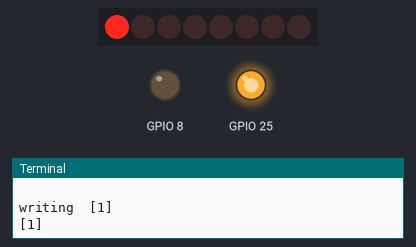
A program run on a simulated Raspberry Pi (BCM pin numbers). Parts: 8 shift-register outputs drawn as a row of LEDs (first output left, lit = HIGH), output pins drawn as LEDs (lit = HIGH), the last lines printed to the terminal.

Above: at 0.1 s.
At 8.2 s:
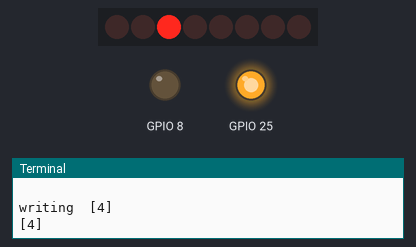
At 12.3 s:
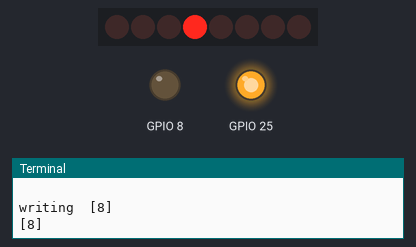
At 24.6 s:
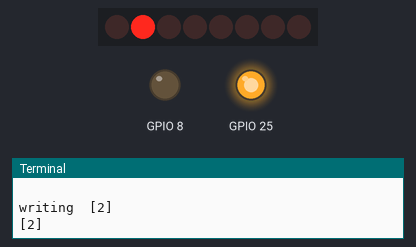
At 36.9 s:
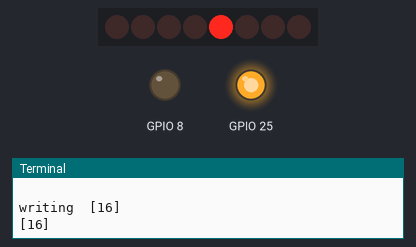
Timing chart, 0 to 40.0 s (numbered marks = the images above):
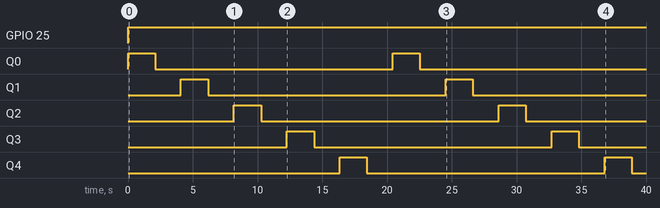

The program:

slow_cycling_through.py
```python
#!/usr/bin/env python

import time
import math

import HC595_shift_reg as shifter

reg = shifter.HC595()


# attraction mode
seq = [ [ 1, 0, 0, 0,  0, ],
        [ 0, 1, 0, 0,  0, ],
        [ 0, 0, 1, 0,  0, ],
        [ 0, 0, 0, 1,  0, ],
        [ 0, 0, 0, 0,  1  ] ]
"""
# score
seq = [ [ 1, 0, 0, 0,  1, 0, 0, 0,  1, 0, 0, 0,  0, 0, 0, 0,  0, 0, 0, 0 ],
        [ 0, 1, 0, 0,  0, 1, 0, 0,  0, 1, 0, 0,  0, 0, 0, 0,  0, 0, 0, 0 ],
        [ 0, 0, 0, 0,  0, 0, 0, 0,  0, 0, 0, 0,  0, 0, 0, 0,  0, 0, 0, 0 ],
        [ 0, 0, 1, 0,  0, 0, 1, 0,  0, 0, 1, 0,  0, 0, 0, 0,  0, 0, 0, 0 ],
        [ 0, 0, 0, 1,  0, 0, 0, 1,  0, 0, 0, 1,  0, 0, 0, 0,  0, 0, 0, 0 ] ]


seq = [ [ 0, 0, 0, 0,  0, 0, 0, 0,  0, 0, 0, 0,  0, 0, 0, 0,  0, 0, 0, 0 ],
        [ 1, 0, 0, 0,  0, 0, 0, 0,  1, 0, 0, 0,  0, 0, 0, 0,  0, 0, 0, 0 ],
        [ 1, 0, 0, 0,  0, 0, 0, 0,  1, 0, 0, 0,  0, 0, 0, 0,  0, 0, 0, 0 ],
        [ 0, 0, 0, 0,  0, 0, 0, 0,  0, 0, 0, 0,  0, 0, 0, 0,  0, 0, 0, 0 ],
        [ 0, 1, 0, 0,  0, 0, 0, 0,  0, 1, 0, 0,  0, 0, 0, 0,  0, 0, 0, 0 ] ]

seq = [ [ 1, 0, 0, 0,  1, 0, 0, 0,  1, 0, 0, 0,  1, 0, 1, 0 ],
        [ 0, 0, 1, 0,  0, 1, 0, 1,  0, 1, 0, 1,  0, 1, 0, 1 ],
        [ 1, 0, 0, 0,  1, 0, 0, 0,  0, 0, 0, 0,  0, 0, 0, 0 ],
        [ 0, 0, 0, 0,  0, 0, 0, 0,  1, 0, 0, 0,  1, 0, 0, 0 ],
        [ 1, 0, 0, 1,  0, 0, 1, 0,  1, 0, 0, 1,  0, 0, 1, 0 ] ]

seq = [ [ 1, 0, 0, 0,  1, 0, 0, 0,  1, 0, 0, 0,  1, 0, 1, 0 ],
        [ 0, 0, 1, 0,  0, 0, 1, 0,  0, 0, 1, 0,  0, 1, 0, 1 ],
        [ 1, 0, 0, 0,  0, 0, 0, 0,  1, 0, 1, 0,  0, 0, 0, 0 ],
        [ 0, 0, 0, 0,  1, 0, 0, 0,  0, 0, 0, 0,  1, 0, 0, 0 ],
        [ 0, 0, 0, 0,  0, 0, 1, 0,  0, 0, 0, 0,  0, 0, 1, 1 ] ]

seq = [ [ 1, 0, 0, 0,  0, 0, 0, 0  ],
        [ 0, 1, 0, 0,  0, 0, 0, 0  ],
        [ 0, 0, 1, 0,  0, 0, 0, 0  ],
        [ 0, 0, 0, 1,  0, 0, 0, 0  ],
        [ 0, 0, 0, 0,  1, 0, 0, 0  ] ]

"""
#seq = [ 1, 0, 0, 0, 1, 0, 0, 0,  1, 0, 1, 0, 1, 0, 1, 0,  1, 0, 0, 1, 0, 0, 1, 0,   1, 0, 0, 1, 0, 0, 1, 1 ]
seq_step = 0

val = [ 0 ]
lfo = 3.141596

period = 0.1
period = 1.1

# this is put inside a try block so it can clean up
# the output enable.  very important to protect relays from
# being left on!!!!
try:
    while True:
        print()

        ontime =2.09
        offtime = 2.0

        val[ 0 ] = 0;
        for trk in range( 0, 5 ):
            if seq[ trk ][ seq_step ] == 1:
                val[ 0 ] = val[ 0 ] + ( 1 << trk )

        #print( ontime, offtime )
        reg.write( val )
        print( val )
        time.sleep( ontime )

        val[ 0 ] = 0x00
        reg.write( val )
        print( val )
        time.sleep( offtime )

        seq_step = seq_step + 1
        if seq_step >= 5:
            seq_step = 0

except KeyboardInterrupt:
    print( "You've exited the program." )

finally:
    print( "cleaning up GPIO now." )
    reg.disable_Output_Enable()
```

HC595_shift_reg.py
```python
import spidev
import time
import RPi.GPIO as GPIO


def gpio_reset( pin_num ):
    GPIO.setup( pin_num, GPIO.OUT)
    GPIO.output( pin_num, GPIO.HIGH)

class HC595():
  def __init__(self, bus=0, deviceId=10, oe_=8, load_clock=25, speed_hz=1000000):
    self.deviceId = deviceId
    self.bus = bus
    self.oe_ = oe_
    self.load_clock = load_clock
    self.speed = speed_hz
    GPIO.setmode(GPIO.BCM)
    try:
      print("bus: %s | pin: %s" % (self.bus, self.deviceId))
      self.spi = spidev.SpiDev()
      self.spi.open(self.bus, self.deviceId)
      self.open = True
      self.spi.mode = 0b00
      self.spi.no_cs = True
      self.spi.max_speed_hz = speed_hz
      print("SPI connected. Device id: ", self.deviceId)
    except:
      self.open = False
      print("Could not connect to SPI device")

    # config output and load_clock
    GPIO.setup( self.oe_, GPIO.OUT )
    GPIO.setup( self.load_clock, GPIO.OUT )

    # keep enabled while running... maybe consider turning it off when values are zero...
    GPIO.output( self.oe_, GPIO.LOW )

    # initial value
    GPIO.output( self.load_clock, GPIO.LOW )


  def write( self, val ):
    print("writing ",val)
    GPIO.output( self.load_clock, GPIO.LOW )
    self.spiRW( val, self.speed, 20 )
    time.sleep( 0.000001 )
    GPIO.output( self.load_clock, GPIO.HIGH )

  def spiRW(self, values, speed, delay):
    #print("values are: ", values )
    #msg = self.spi.xfer( values, speed, delay )
    self.spi.writebytes( values )

  def disable_Output_Enable( self ):
    # enable output
    GPIO.setup( self.oe_, GPIO.OUT )
    GPIO.output( self.oe_, GPIO.HIGH )
```

Measured:
- by itself, GPIO 25: LOW → HIGH at 0.00 s
- by itself, Q0–4: alternates HIGH for 2.1 s and LOW for 18.4 s
